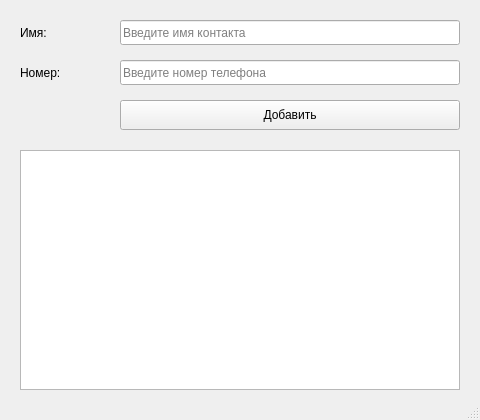
<?xml version="1.0" encoding="UTF-8"?>
<ui version="4.0">
 <class>notebook</class>
 <widget class="QMainWindow" name="notebook">
  <property name="geometry">
   <rect><x>0</x><y>0</y><width>480</width><height>420</height></rect>
  </property>
  <property name="windowTitle">
   <string>Записная книжка</string>
  </property>
  <property name="sizePolicy">
   <sizepolicy hsizetype="Fixed" vsizetype="Fixed">
    <horstretch>0</horstretch>
    <verstretch>0</verstretch>
   </sizepolicy>
  </property>
  <widget class="QWidget" name="centralwidget">
   <widget class="QLabel" name="labelName">
    <property name="geometry">
     <rect><x>20</x><y>20</y><width>100</width><height>25</height></rect>
    </property>
    <property name="text"><string>Имя:</string></property>
   </widget>
   <widget class="QLineEdit" name="lineEditName">
    <property name="geometry">
     <rect><x>120</x><y>20</y><width>340</width><height>25</height></rect>
    </property>
    <property name="placeholderText"><string>Введите имя контакта</string></property>
   </widget>
   <widget class="QLabel" name="labelPhone">
    <property name="geometry">
     <rect><x>20</x><y>60</y><width>100</width><height>25</height></rect>
    </property>
    <property name="text"><string>Номер:</string></property>
   </widget>
   <widget class="QLineEdit" name="lineEditPhone">
    <property name="geometry">
     <rect><x>120</x><y>60</y><width>340</width><height>25</height></rect>
    </property>
    <property name="placeholderText"><string>Введите номер телефона</string></property>
   </widget>
   <widget class="QPushButton" name="pushButtonAdd">
    <property name="geometry">
     <rect><x>120</x><y>100</y><width>340</width><height>30</height></rect>
    </property>
    <property name="text"><string>Добавить</string></property>
   </widget>
   <widget class="QListWidget" name="listWidget">
    <property name="geometry">
     <rect><x>20</x><y>150</y><width>440</width><height>240</height></rect>
    </property>
   </widget>
  </widget>
  <widget class="QMenuBar" name="menubar">
   <property name="geometry">
    <rect><x>0</x><y>0</y><width>480</width><height>21</height></rect>
   </property>
  </widget>
  <widget class="QStatusBar" name="statusbar"/>
 </widget>
 <resources/>
 <connections/>
</ui>
